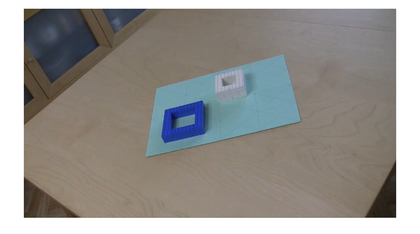
%> input picture testA.tif, 420 x 234 px, shrunk from 1445 x 806 before the run
$ octave --eval "result = harris_corners(imread('testA.tif'));"   (GNU Octave 9; MATLAB toolbox functions it lacks are replaced by stand-ins)
%> lines starting %> are read from the running program, lines starting %| are printed output that depends on the picture
function [ x, y, scores, Ix, Iy ] = harris_corners( image )
%HARRIS_CORNERS Extracts points with a high degree of 'cornerness' from
%RGB image matrix of type uint8
%   Input - image = NxMx3 RGB image matrix
%   Output - x = nx1 vector denoting the x location of each of n
%                detected keypoints
%            y = nx1 vector denoting the y location of each of n
%                detected keypoints
%            scores = an nx1 vector that contains the value (R) to which a
%            a threshold was applied, for each keypoint
%            Ix = A matrix with the same number of rows and columns as the
%            input image, storing the gradients in the x-direction at each
%            pixel
%            Iy = A matrix with the same nuimber of rwos and columns as the
%            input image, storing the gradients in the y-direction at each
%            pixel

% compute the gradients, re-use code from HW2P, use window size of 5px
% convert image to grayscale first
G = rgb2gray(image);
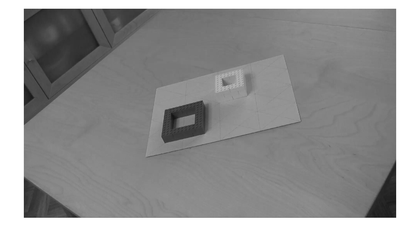
%> G: size 234x420 uint8; min 16, max 255, mean 148.6

% convert to double
G2 = im2double(G);

% create X and Y Sobel filters
horizontal_filter = [1 0 -1; 2 0 -2; 1 0 -1];
vertical_filter = [1 2 1; 0 0 0 ; -1 -2 -1];

% using imfilter to get our gradient in each direction
filtered_x = imfilter(G2, horizontal_filter);
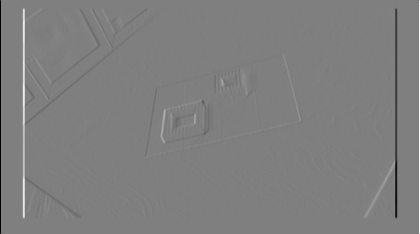
%> filtered_x: size 234x420 double; min -4, max 4, mean -1.23e-17; drawn with min black and max white
filtered_y = imfilter(G2, vertical_filter);
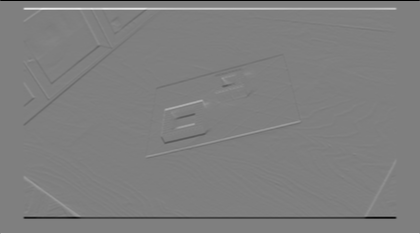
%> filtered_y: size 234x420 double; min -4, max 4, mean -1.01e-18; drawn with min black and max white

% store the values in our output variables, for clarity
Ix = filtered_x;
Iy = filtered_y;

% Compute the values we need for the matrix...
% Using a gaussian blur, because I get more positive values after applying
% it, my values all skew negative for some reason...
f = fspecial('gaussian');
Ix2 = imfilter(Ix.^2, f);
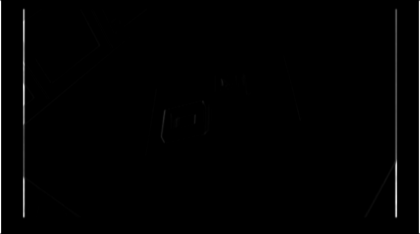
%> Ix2: size 234x420 double; min 0, max 12.59, mean 0.126; drawn with min black and max white
Iy2 = imfilter(Iy.^2, f);
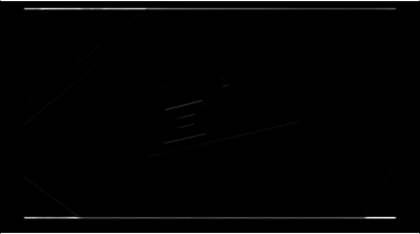
%> Iy2: size 234x420 double; min 0, max 12.59, mean 0.199; drawn with min black and max white
Ixy = imfilter(Ix.*Iy, f);

% set empirical constant between 0.04-0.06
k = 0.04;

num_rows = size(image,1);
%> num_rows = 234
num_cols = size(image,2);
%> num_cols = 420

% create a matrix to hold the Harris values
H = zeros(num_rows, num_cols);

% % get our matrix M for each pixel
for y = 6:size(image,1)-6         % avoid edges
    for x = 6:size(image,2)-6     % avoid edges
        % calculate means (because mean is sum/num pixels)
        % generally, this algorithm calls for just finding a sum,
        % but using the mean makes visualization easier, in my code,
        % and it doesn't change which points are computed to be corners.
        % Ix2 mean
        Ix2_matrix = Ix2(y-2:y+2,x-2:x+2);
        Ix2_mean = sum(Ix2_matrix(:));

        % Iy2 mean
        Iy2_matrix = Iy2(y-2:y+2,x-2:x+2);
        Iy2_mean = sum(Iy2_matrix(:));

        % Ixy mean
        Ixy_matrix = Ixy(y-2:y+2,x-2:x+2);
        Ixy_mean = sum(Ixy_matrix(:));

        % compute R, using te matrix we just created
        Matrix = [Ix2_mean, Ixy_mean;
                  Ixy_mean, Iy2_mean];
        R1 = det(Matrix) - (k * trace(Matrix)^2);

        % store the R values in our Harris Matrix
        H(y,x) = R1;

    end
end
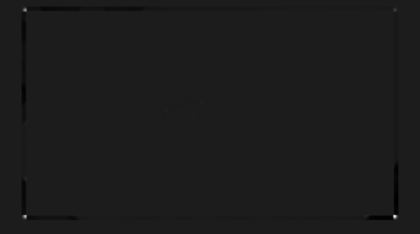
%> H: size 234x420 double; min -459.8, max 3669, mean -5.3; drawn with min black and max white

% set threshold of 'cornerness' to 5 times average R score
avg_r = mean(mean(H));
%> avg_r = -5.34
threshold = abs(5 * avg_r);
%> threshold = 26.71

[row, col] = find(H > threshold);
%> row = 169 values from 7 to 220; col = 169 values from 22 to 399

scores = [];
%get all the values
for index = 1:size(row,1)
    %see what the values are
    r = row(index);
    c = col(index);
    scores = cat(2, scores,H(r,c));
end
%> this loop made 169 passes
%> (r, c) on passes 10 to 12: (218, 23), (219, 23), (220, 23)
%> after the loop, scores = 169 values, max 3669 at index 135, min 26.96 at index 43, mean 488.3

y = row;
%> y = 169 values, max 220 at index 12, min 7 at index 23, mean 131.4
x = col;
%> x = 169 values from 22 to 399

end

$ run again, on testB.tif
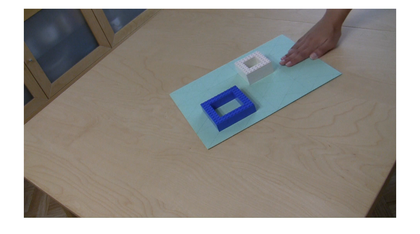
%> input picture testB.tif, 420 x 234 px, shrunk from 1445 x 806 before the run
%> in harris_corners, `G = rgb2gray(image);`:
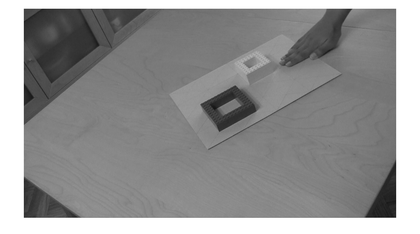
%> G: size 234x420 uint8; min 16, max 255, mean 147
%> in harris_corners, `filtered_y = imfilter(G2, vertical_filter);`:
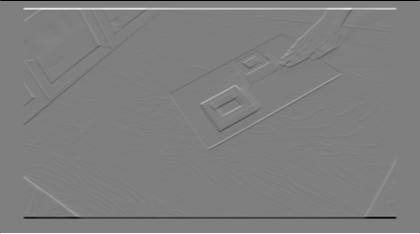
%> filtered_y: size 234x420 double; min -4, max 4, mean -4.92e-18; drawn with min black and max white
%> avg_r = -5.32
%> threshold = 26.62
%> row = 198 values from 7 to 220; col = 198 values from 22 to 399
%> the loop in harris_corners, `for index = 1:size(row,1)` made 198 passes
%> (r, c) on passes 11 to 13: (219, 23), (220, 23), (8, 24)
%> after the loop in harris_corners, `for index = 1:size(row,1)`: scores = 198 values, max 3635.8 at index 164, min 26.8 at index 2, mean 437
%> y = 198 values, max 220 at index 12, min 7 at index 23, mean 113.2
%> x = 198 values from 22 to 399
